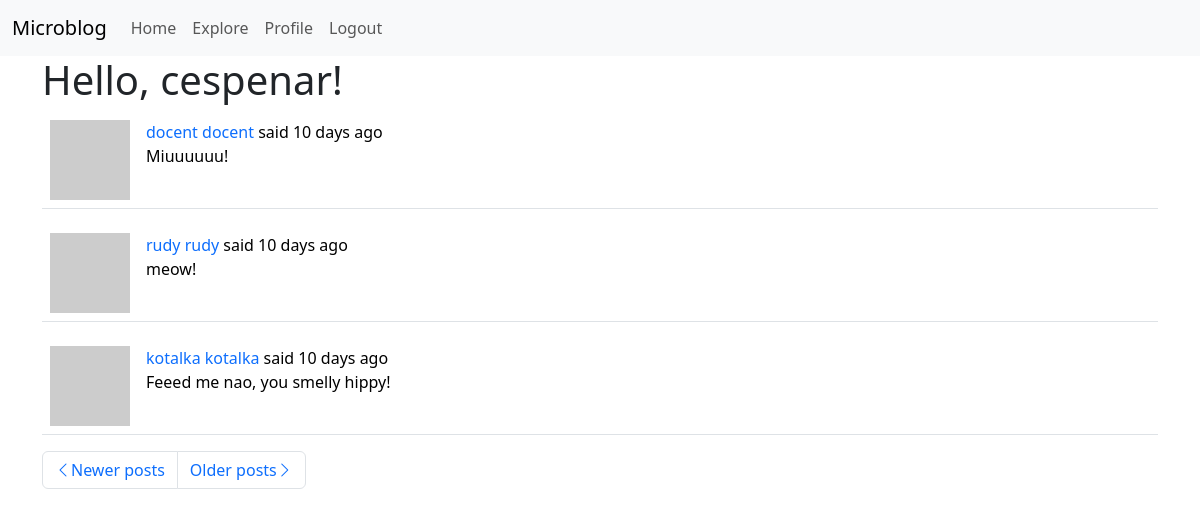
The app's page /explore?page=2 (signed in) with its own data.
### app/models.py (models this page shows, shortened)
class User(UserMixin, db.Model):
    id = db.Column(db.Integer, primary_key=True)
    username = db.Column(db.String(64), index=True, unique=True)
    email = db.Column(db.String(120), index=True, unique=True)
    password_hash = db.Column(db.String(128))
    posts = db.relationship('Post', backref='author', lazy='dynamic')
    about_me = db.Column(db.String(140))
    last_seen = db.Column(db.DateTime, default=datetime.utcnow)
    followed = db.relationship(
        'User',
        secondary=followers,
        primaryjoin=(followers.c.follower_id == id),
        secondaryjoin=(followers.c.followed_id == id),
        backref=db.backref('followers', lazy='dynamic'),
        lazy='dynamic'
    )
    def avatar(self, size):
        digest = md5(self.email.lower().encode('utf-8')).hexdigest()
        return f'https://www.gravatar.com/avatar/{digest}?d=identicon&s={size}'

class Post(db.Model):
    id = db.Column(db.Integer, primary_key=True)
    body = db.Column(db.String(140))
    timestamp = db.Column(db.DateTime, index=True, default=datetime.utcnow)
    user_id = db.Column(db.Integer, db.ForeignKey('user.id'))

### app/routes.py (the view)
@app.route('/explore')
@login_required
def explore():
    page = request.args.get('page', 1, type=int)
    posts = Post.query.order_by(Post.timestamp.desc()).paginate(
        page, app.config['POSTS_PER_PAGE'], False)
    next_url = url_for('explore',
                       page=posts.next_num) if posts.has_next else None
    prev_url = url_for('explore',
                       page=posts.prev_num) if posts.has_prev else None
    return render_template('index.html', title=_('Explore'), posts=posts.items,
                           next_url=next_url, prev_url=prev_url)

### app/models.py (called while the page is built)
@login.user_loader
def load_user(id):
    return User.query.get(int(id))

### app/routes.py (called while the page is built)
@app.before_request
def before_request():
    if current_user.is_authenticated:
        current_user.last_seen = datetime.utcnow()
        db.session.commit()
        g.locale = str(get_locale())

### app/templates/index.html (shortened to what this page needs)
{% extends "base.html" %}
{% from 'bootstrap/form.html' import render_form %}
{% block app_content %}
    <h1>{{ _('Hello, %(username)s!', username=current_user.username) }}</h1>
    {% for post in posts %}
        {% include '_post.html' %}
    {% endfor %}
    <nav aria-label="...">
        <ul class="pagination">
            <li class="page-item{% if not prev_url %} disabled{% endif %}">
                <a class="page-link" href="{{ prev_url or '#' }}"
                   aria-label="Previous">
                    <span class="bi-chevron-left"
                          aria-hidden="true"></span>{{ _('Newer posts') }}
                </a>
            </li>
            <li class="page-item{% if not next_url %} disabled{% endif %}">
                <a class="page-link" href="{{ next_url or '#' }}"
                   aria-label="Next">
                    {{ _('Older posts') }}<span class="bi-chevron-right"
                                                aria-hidden="true"></span>
                </a>
            </li>
        </ul>
    </nav>
{% endblock %}

### app/templates/_post.html (shortened to what this page needs)
<table class="table table-hover">
    <tr>
        <td style="width: 70px">
            <a href="{{ url_for('user', username=post.author.username) }}">
                <img src="{{ post.author.avatar(70) }}" alt="User avatar">
            </a>
        </td>
        <td>
            <a href="{{ url_for('user', username=post.author.username) }}">
                {{ post.author.username }}
            </a>
            {{ _('%(username)s said %(when)s',
                username=user_link, when=moment(post.timestamp).fromNow()) }}
            <br>
            {{ post.body }}
        </td>
    </tr>
</table>

### app/templates/base.html (style rules this page uses)
a { text-decoration: none; }

### records on screen
Post: author.username "docent", body "Miuuuuuu!"
Post: author.username "rudy", body "meow!"
Post: author.username "kotalka", body "Feeed me nao, you smelly hippy!"
